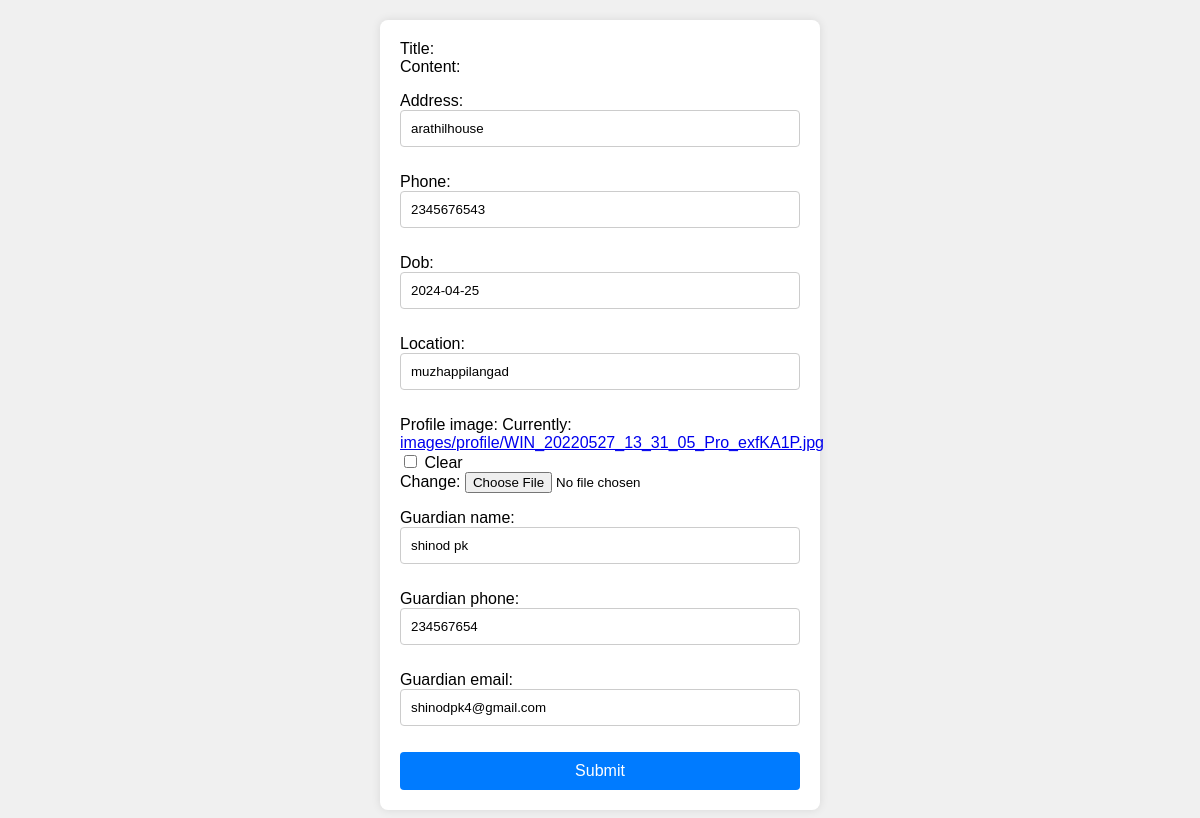
/userupdate/3/change/ (signed in), run on an earlier commit of the app's database.
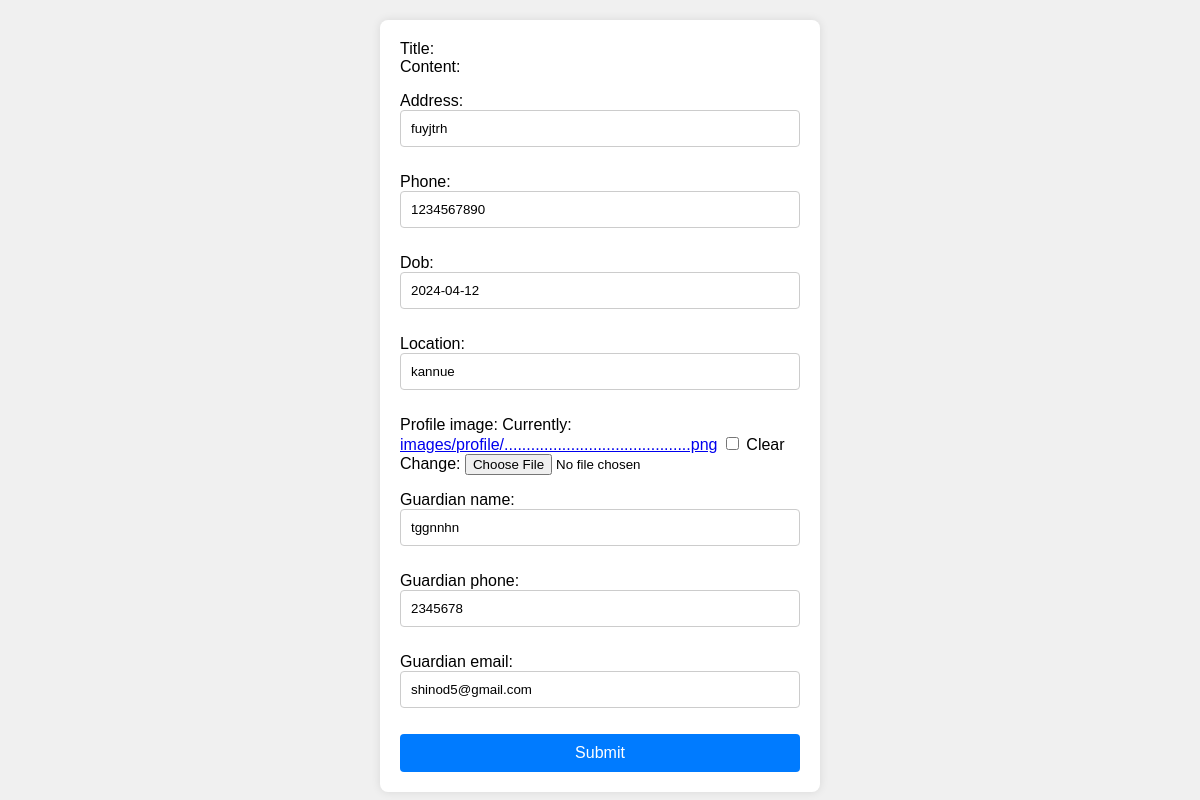
And on a later commit of the database.
### app/models.py (models this page shows, shortened)
class UserProfile(models.Model):
    user = models.OneToOneField(User, on_delete=models.CASCADE, related_name="user_profile")
    address = models.CharField(max_length=200, null=True)
    phone = models.CharField(max_length=20, null=True)
    dob = models.DateField(null=True)
    location = models.CharField(max_length=200, null=True)
    profile_image = models.ImageField(upload_to='images/profile', blank=True, null=True)
    guardian_name = models.CharField(max_length=200, null=True)
    guardian_phone = models.CharField(max_length=20, null=True)
    guardian_email = models.EmailField(max_length=30,null=True)

### app/views.py (the view)
# urls.py: path("userupdate/<int:pk>/change/",UpdateUserProfileView.as_view(),name="userupdate"),
@method_decorator(decs,name="dispatch")
class UpdateUserProfileView(UpdateView):
    model = UserProfile
    form_class = UserProfileForm
    template_name = 'edituserprofile.html'
    success_url = reverse_lazy('userindex')
    def get_object(self, queryset=None):
        return UserProfile.objects.get_or_create(user=self.request.user)[0]

### app/forms.py
class UserProfileForm(forms.ModelForm):
    class Meta:
        model = UserProfile
        fields = ['address', 'phone', 'dob', 'location',  'profile_image', 'guardian_name', 'guardian_phone','guardian_email',]

### app/decorator.py (called while the page is built)
def login_required(fn):
    def wrapper(request,*args,**kwargs):
        if not request.user.is_authenticated:
            messages.error(request,"invalid session")
            return redirect("signin")
        else:
            return fn(request,*args,**kwargs)
    return wrapper

### app/templates/edituserprofile.html (shortened to what this page needs)
<!DOCTYPE html>
<html lang="en">
<head>
</head>
<body>
    <form action="" method="post" enctype="multipart/form-data">
        <div>
            <label for="id_title">Title:</label>
        </div>
        <div>
            <label for="id_content">Content:</label>
            {{ form.as_p}}
        </div>
        <button type="submit">Submit</button>
    </form>
</body>
</html>

What changed in the data, as far as the page shows it:
changed UserProfile: address "arathilhouse" → "fuyjtrh"; phone "2345676543" → "1234567890"; dob "2024-04-25" → "2024-04-12"; location "muzhappilangad" → "kannue"; guardian_name "shinod pk" → "tggnnhn"; guardian_phone "234567654" → "2345678"; guardian_email "shinodpk4@gmail.com" → "shinod5@gmail.com"
Also different on the page:
text no longer shown: "Address: Phone: Dob: Location: Profile image: Currently: images/profile/WIN_20220527_13_31_05_Pro_exfKA1P.jpg Clear Change: Guardian name: Guardian phone: Guardian email:"
text now shown: "Address: Phone: Dob: Location: Profile image: Currently: images/profile/..........................................png Clear Change: Guardian name: Guardian phone: Guardian email:"
